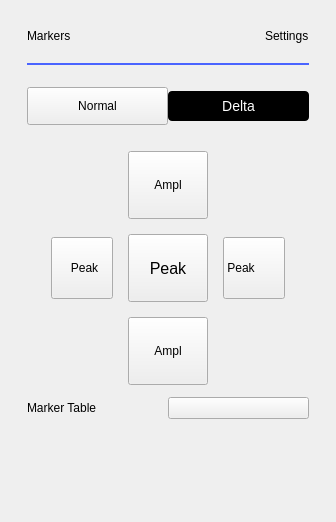
<?xml version="1.0" encoding="UTF-8"?>
<ui version="4.0">
 <class>SpectrumAnalyzerMarkersMenu</class>
 <widget class="QWidget" name="SpectrumAnalyzerMarkersMenu">
  <property name="geometry">
   <rect>
    <x>0</x>
    <y>0</y>
    <width>336</width>
    <height>522</height>
   </rect>
  </property>
  <property name="windowTitle">
   <string>Form</string>
  </property>
  <layout class="QVBoxLayout" name="verticalLayout">
   <property name="leftMargin">
    <number>18</number>
   </property>
   <property name="topMargin">
    <number>20</number>
   </property>
   <property name="rightMargin">
    <number>18</number>
   </property>
   <item>
    <widget class="QScrollArea" name="scrollArea_2">
     <property name="frameShape">
      <enum>QFrame::NoFrame</enum>
     </property>
     <property name="horizontalScrollBarPolicy">
      <enum>Qt::ScrollBarAlwaysOff</enum>
     </property>
     <property name="widgetResizable">
      <bool>true</bool>
     </property>
     <widget class="QWidget" name="scrollAreaWidgetContents_2">
      <property name="geometry">
       <rect>
        <x>0</x>
        <y>0</y>
        <width>300</width>
        <height>493</height>
       </rect>
      </property>
      <property name="sizePolicy">
       <sizepolicy hsizetype="Preferred" vsizetype="Ignored">
        <horstretch>0</horstretch>
        <verstretch>0</verstretch>
       </sizepolicy>
      </property>
      <layout class="QVBoxLayout" name="verticalLayout_17">
       <item>
        <layout class="QHBoxLayout" name="hLayoutMarkersTitle">
         <property name="bottomMargin">
          <number>14</number>
         </property>
         <item>
          <widget class="QLabel" name="lbl_4">
           <property name="text">
            <string>Markers</string>
           </property>
           <property name="general_settings_label" stdset="0">
            <bool>true</bool>
           </property>
          </widget>
         </item>
         <item>
          <spacer name="hSpacer_8">
           <property name="orientation">
            <enum>Qt::Horizontal</enum>
           </property>
           <property name="sizeHint" stdset="0">
            <size>
             <width>0</width>
             <height>10</height>
            </size>
           </property>
          </spacer>
         </item>
         <item>
          <widget class="QLabel" name="lblMarkerSettingsTitle">
           <property name="text">
            <string>Settings</string>
           </property>
           <property name="general_settings_label" stdset="0">
            <bool>true</bool>
           </property>
          </widget>
         </item>
        </layout>
       </item>
       <item>
        <widget class="Line" name="lineMarkerSettingsTitle">
         <property name="minimumSize">
          <size>
           <width>240</width>
           <height>2</height>
          </size>
         </property>
         <property name="maximumSize">
          <size>
           <width>16777215</width>
           <height>2</height>
          </size>
         </property>
         <property name="styleSheet">
          <string notr="true">border: 2px solid rgb(74, 100, 255);</string>
         </property>
         <property name="orientation">
          <enum>Qt::Horizontal</enum>
         </property>
        </widget>
       </item>
       <item>
        <layout class="QHBoxLayout" name="hLayoutMarkerSelector">
         <property name="spacing">
          <number>0</number>
         </property>
         <property name="topMargin">
          <number>10</number>
         </property>
        </layout>
       </item>
       <item>
        <widget class="scopy::gui::SubsectionSeparator" name="widgetMarkerSubsSep" native="true"/>
       </item>
       <item>
        <layout class="QGridLayout" name="gridLayout_3">
         <property name="topMargin">
          <number>0</number>
         </property>
         <property name="bottomMargin">
          <number>0</number>
         </property>
         <property name="horizontalSpacing">
          <number>0</number>
         </property>
         <property name="verticalSpacing">
          <number>15</number>
         </property>
         <item row="0" column="1">
          <widget class="QPushButton" name="btn_4">
           <property name="styleSheet">
            <string notr="true">QPushButton {
color: white;
background-color: black;

font-size:14px;
height: 30px;
width: 120px;
border-width: 0px;
border-radius: 4px;
}
QPushButton:disabled {
background-color: grey;
}
QPushButton:pressed {
background-color: #F45000;
}

QPushButton:hover
{
         background-color: #4a34ff;
}</string>
           </property>
           <property name="text">
            <string>Delta</string>
           </property>
          </widget>
         </item>
         <item row="0" column="0">
          <widget class="QPushButton" name="btn_3">
           <property name="styleSheet">
            <string notr="true">QPushButton {
height: 30px;
width: 120px;
border-width: 0px;
}</string>
           </property>
           <property name="text">
            <string>Normal</string>
           </property>
           <property name="blue_button" stdset="0">
            <bool>true</bool>
           </property>
          </widget>
         </item>
        </layout>
       </item>
       <item>
        <layout class="QVBoxLayout" name="vLayoutMarkerFreqPosLayout"/>
       </item>
       <item>
        <layout class="QHBoxLayout" name="hLayout_10">
         <property name="spacing">
          <number>0</number>
         </property>
         <property name="leftMargin">
          <number>0</number>
         </property>
         <property name="topMargin">
          <number>0</number>
         </property>
         <property name="rightMargin">
          <number>0</number>
         </property>
         <item>
          <spacer name="hSpacer_3">
           <property name="orientation">
            <enum>Qt::Horizontal</enum>
           </property>
           <property name="sizeHint" stdset="0">
            <size>
             <width>2</width>
             <height>20</height>
            </size>
           </property>
          </spacer>
         </item>
         <item>
          <layout class="QGridLayout" name="gridLayout_2">
           <property name="topMargin">
            <number>20</number>
           </property>
           <property name="bottomMargin">
            <number>0</number>
           </property>
           <property name="spacing">
            <number>15</number>
           </property>
           <item row="1" column="2">
            <widget class="QPushButton" name="btnRightPeak">
             <property name="sizePolicy">
              <sizepolicy hsizetype="Fixed" vsizetype="Fixed">
               <horstretch>0</horstretch>
               <verstretch>0</verstretch>
              </sizepolicy>
             </property>
             <property name="layoutDirection">
              <enum>Qt::RightToLeft</enum>
             </property>
             <property name="styleSheet">
              <string notr="true">QPushButton {
height: 60px;
width: 55px;
padding-left: 5px;

text-align: left;
}</string>
             </property>
             <property name="text">
              <string> Peak</string>
             </property>
             <property name="icon">
              <iconset resource="../resources/resources.qrc">
               <normaloff>:/icons/common/ic arrow right.svg</normaloff>:/icons/common/ic arrow right.svg</iconset>
             </property>
             <property name="iconSize">
              <size>
               <width>12</width>
               <height>12</height>
              </size>
             </property>
             <property name="blue_button" stdset="0">
              <bool>true</bool>
             </property>
            </widget>
           </item>
           <item row="1" column="0">
            <widget class="QPushButton" name="btnLeftPeak">
             <property name="sizePolicy">
              <sizepolicy hsizetype="Fixed" vsizetype="Fixed">
               <horstretch>0</horstretch>
               <verstretch>0</verstretch>
              </sizepolicy>
             </property>
             <property name="styleSheet">
              <string notr="true">QPushButton {
height: 60px;
width: 55px;

padding-left: 5px;
}</string>
             </property>
             <property name="text">
              <string>Peak</string>
             </property>
             <property name="icon">
              <iconset resource="../resources/resources.qrc">
               <normaloff>:/icons/common/ic arrow left.svg</normaloff>:/icons/common/ic arrow left.svg</iconset>
             </property>
             <property name="iconSize">
              <size>
               <width>12</width>
               <height>12</height>
              </size>
             </property>
             <property name="blue_button" stdset="0">
              <bool>true</bool>
             </property>
            </widget>
           </item>
           <item row="0" column="1">
            <widget class="QPushButton" name="btnUpAmplPeak">
             <property name="sizePolicy">
              <sizepolicy hsizetype="Fixed" vsizetype="Fixed">
               <horstretch>0</horstretch>
               <verstretch>0</verstretch>
              </sizepolicy>
             </property>
             <property name="styleSheet">
              <string notr="true">QPushButton {
height: 60px;
width: 60px;
}</string>
             </property>
             <property name="text">
              <string>Ampl</string>
             </property>
             <property name="icon">
              <iconset resource="../resources/resources.qrc">
               <normaloff>:/icons/common/ic arrow up.svg</normaloff>:/icons/common/ic arrow up.svg</iconset>
             </property>
             <property name="iconSize">
              <size>
               <width>12</width>
               <height>12</height>
              </size>
             </property>
             <property name="blue_button" stdset="0">
              <bool>true</bool>
             </property>
            </widget>
           </item>
           <item row="2" column="1">
            <widget class="QPushButton" name="btnDnAmplPeak">
             <property name="sizePolicy">
              <sizepolicy hsizetype="Fixed" vsizetype="Fixed">
               <horstretch>0</horstretch>
               <verstretch>0</verstretch>
              </sizepolicy>
             </property>
             <property name="styleSheet">
              <string notr="true">QPushButton {
height: 60px;
width: 60px;
}</string>
             </property>
             <property name="text">
              <string>Ampl</string>
             </property>
             <property name="icon">
              <iconset resource="../resources/resources.qrc">
               <normaloff>:/icons/common/ic arrow down.svg</normaloff>:/icons/common/ic arrow down.svg</iconset>
             </property>
             <property name="iconSize">
              <size>
               <width>12</width>
               <height>12</height>
              </size>
             </property>
             <property name="blue_button" stdset="0">
              <bool>true</bool>
             </property>
            </widget>
           </item>
           <item row="1" column="1">
            <widget class="QPushButton" name="btnMaxPeak">
             <property name="sizePolicy">
              <sizepolicy hsizetype="Fixed" vsizetype="Fixed">
               <horstretch>0</horstretch>
               <verstretch>0</verstretch>
              </sizepolicy>
             </property>
             <property name="styleSheet">
              <string notr="true">QPushButton {
font-size:16px;
height: 60px;
width: 60px;
border-width: 0px;
}</string>
             </property>
             <property name="text">
              <string>Peak</string>
             </property>
             <property name="blue_button" stdset="0">
              <bool>true</bool>
             </property>
            </widget>
           </item>
          </layout>
         </item>
         <item>
          <spacer name="hSpacer_10">
           <property name="orientation">
            <enum>Qt::Horizontal</enum>
           </property>
           <property name="sizeHint" stdset="0">
            <size>
             <width>2</width>
             <height>20</height>
            </size>
           </property>
          </spacer>
         </item>
        </layout>
       </item>
       <item>
        <widget class="scopy::gui::SubsectionSeparator" name="widgetGeneralSubsSep" native="true"/>
       </item>
       <item>
        <layout class="QGridLayout" name="gridLayout_4">
         <property name="topMargin">
          <number>0</number>
         </property>
         <property name="bottomMargin">
          <number>0</number>
         </property>
         <property name="horizontalSpacing">
          <number>0</number>
         </property>
         <property name="verticalSpacing">
          <number>10</number>
         </property>
         <item row="0" column="0">
          <widget class="QLabel" name="lbl_9">
           <property name="text">
            <string>Marker Table</string>
           </property>
          </widget>
         </item>
         <item row="0" column="1">
          <widget class="scopy::gui::CustomSwitch" name="btnMarkerTable">
           <property name="text">
            <string/>
           </property>
          </widget>
         </item>
        </layout>
       </item>
       <item>
        <spacer name="vSpacer_5">
         <property name="orientation">
          <enum>Qt::Vertical</enum>
         </property>
         <property name="sizeHint" stdset="0">
          <size>
           <width>10</width>
           <height>0</height>
          </size>
         </property>
        </spacer>
       </item>
      </layout>
     </widget>
    </widget>
   </item>
  </layout>
 </widget>
 <customwidgets>
  <customwidget>
   <class>scopy::gui::CustomSwitch</class>
   <extends>QPushButton</extends>
   <header location="global">scopy/gui/custom_switch.hpp</header>
  </customwidget>
  <customwidget>
   <class>scopy::gui::SubsectionSeparator</class>
   <extends>QWidget</extends>
   <header location="global">scopy/gui/subsection_separator.hpp</header>
   <container>1</container>
  </customwidget>
 </customwidgets>
 <resources>
  <include location="../resources/resources.qrc"/>
 </resources>
 <connections/>
</ui>
